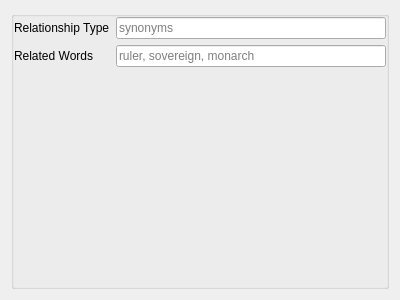
<?xml version="1.0" encoding="UTF-8"?>
<ui version="4.0">
 <class>RelatedWordsGroupBox</class>
 <widget class="QWidget" name="RelatedWordsGroupBox">
  <property name="geometry">
   <rect>
    <x>0</x>
    <y>0</y>
    <width>400</width>
    <height>300</height>
   </rect>
  </property>
  <property name="windowTitle">
   <string>Form</string>
  </property>
  <layout class="QHBoxLayout" name="horizontalLayout">
   <item>
    <widget class="QGroupBox" name="groupBox">
     <property name="title">
      <string/>
     </property>
     <layout class="QFormLayout" name="related_words_layout">
      <property name="labelAlignment">
       <set>Qt::AlignLeading|Qt::AlignLeft|Qt::AlignVCenter</set>
      </property>
      <property name="horizontalSpacing">
       <number>6</number>
      </property>
      <property name="verticalSpacing">
       <number>6</number>
      </property>
      <property name="leftMargin">
       <number>0</number>
      </property>
      <property name="topMargin">
       <number>0</number>
      </property>
      <property name="rightMargin">
       <number>0</number>
      </property>
      <property name="bottomMargin">
       <number>0</number>
      </property>
      <item row="0" column="0">
       <widget class="QLabel" name="label">
        <property name="text">
         <string>Relationship Type</string>
        </property>
       </widget>
      </item>
      <item row="0" column="1">
       <widget class="QLineEdit" name="relationship_type_lineedit">
        <property name="placeholderText">
         <string>synonyms</string>
        </property>
        <property name="clearButtonEnabled">
         <bool>true</bool>
        </property>
       </widget>
      </item>
      <item row="1" column="0">
       <widget class="QLabel" name="label_2">
        <property name="text">
         <string>Related Words</string>
        </property>
       </widget>
      </item>
      <item row="1" column="1">
       <widget class="QLineEdit" name="related_words_lineedit">
        <property name="placeholderText">
         <string>ruler, sovereign, monarch</string>
        </property>
        <property name="clearButtonEnabled">
         <bool>true</bool>
        </property>
       </widget>
      </item>
     </layout>
    </widget>
   </item>
  </layout>
 </widget>
 <resources/>
 <connections/>
</ui>
